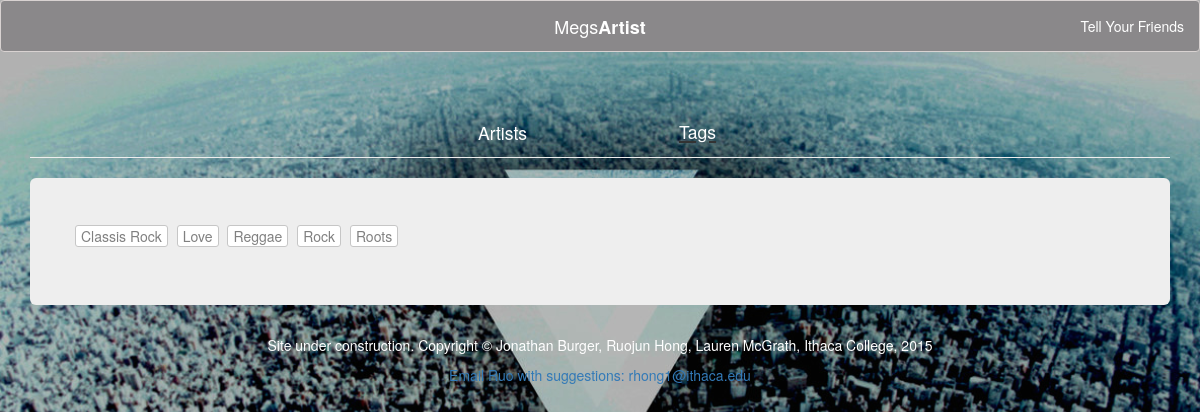
The page /tags/ on the database as committed earlier.
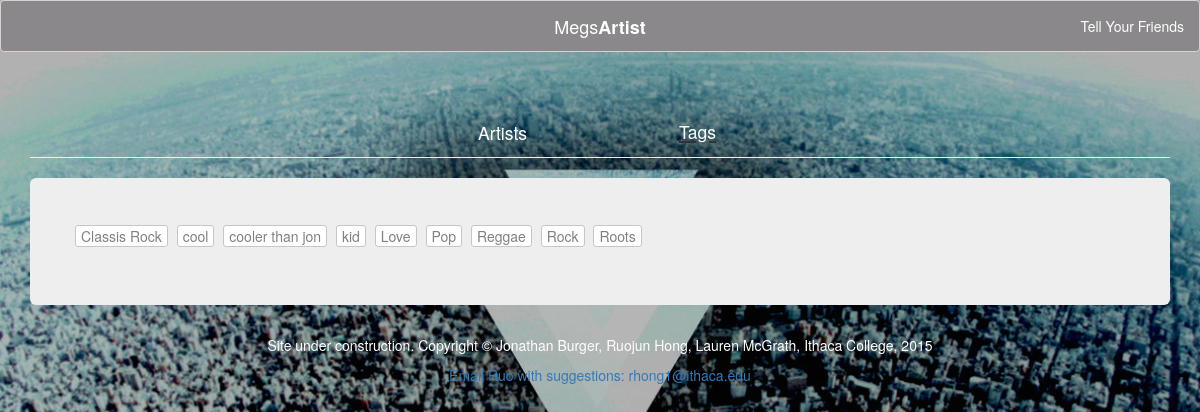
The same page on the database as committed later.
### flaskapp.py (models this page shows, shortened)
class Tag(db.Model):
    id = db.Column(db.Integer, primary_key=True)
    name = db.Column(db.String(64), unique=True)
    artists = db.relationship('Artist', secondary=artist_to_tag,
                              backref=db.backref('tag', lazy='dynamic'))
    tracks = db.relationship('Track', secondary=track_to_tag,
                             backref=db.backref('tag', lazy='dynamic'))

### flaskapp.py (the view)
@app.route('/tags/')
def tags():
    return render_template('tags.html', tagNames=[tag.name for tag in
                                                  Tag.query.all()])

### templates/tags.html (shortened to what this page needs)
{% extends "base.html" %}
{% block page_content %}
    <div class="page-header">
        <div class="row text-center form-tabs">
            <div class="col-md-2 col-md-offset-4"><a id="form_link" href="/artists/">Artists</a></div>
            <div class="active col-md-2"><a id="form_link" href="/tags/">Tags</a></div>
        </div>
    </div>
    <div class="jumbotron">
        <div class="row">
            {% for tagName in tagNames|sort %}
                {%  if tagName|length > 0 %}
                <a class="token-link" href="/tags/{{ tagName }}"> {{ tagName }}</a>
                {% endif %}
            {% endfor %}
        </div>
    </div>
{% endblock %}

Rows that differ between the two databases and show on the page:
added Tag: name "cool"
added Tag: name "cooler than jon"
added Tag: name "kid"
added Tag: name "Pop"
